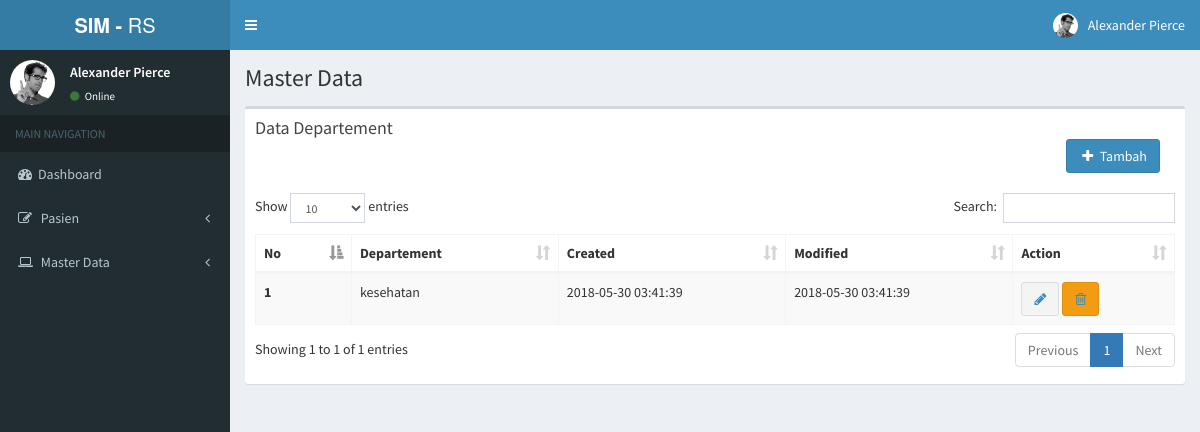
Screenshot of /sim-rs/backend/c_masterdata/data_Departement with the database file from the repository.
### tables this page shows
CREATE TABLE `tb_departement` (
  `id_departement` int(11) NOT NULL,
  `departement` varchar(100) NOT NULL,
  `created` datetime NOT NULL,
  `modified` datetime NOT NULL
);

### sim-rs/application/controllers/backend/c_masterdata.php (called while the page is built, shortened)
<?php
class C_masterdata extends CI_Controller {
	function __construct(){
		$this->load->model('m_masterdata');
		$this->load->helper('url');
	}
	public function data_departement()
	{
		$this->load->view('backend/header');
		$data['tb_departement']=$this->m_masterdata->tampil_data('tb_departement');
		$this->load->view('backend/v_datadepartement',$data);
		$this->load->view('backend/footer');
	}
}

### sim-rs/index.php (called while the page is built, shortened)
<?php
require_once BASEPATH.'core/CodeIgniter.php';

### sim-rs/application/models/m_masterdata.php (called while the page is built, shortened)
<?php
	class M_masterdata extends CI_Model{
		function tampil_data($table){
			return $this->db->get($table)->result();
		}
	}
?>

### sim-rs/application/views/backend/v_datadepartement.php (the view, shortened to what this page needs)
<div class="content-wrapper">
  <section class="content-header">
    <h1>
      Master Data
    </h1>
  </section>
  <section class="content">
    <div class="row">
      <div class="col-xs-12">
        <div class="box">
          <div class="box-header">
            <h3 class="box-title">Data Departement</h3>
              <div class="" align="right">
                <div class="col-sm-12">
                  <a type="button" class="btn btn-primary" href="<?php echo base_url()."backend/c_masterdata/tambah_departement"?>"><i class="fa fa-fw fa-plus"></i> Tambah</a>
                </div>
              </div>
          </div>
          <div class="box-body">
            <table id="example1" class="table table-bordered table-striped">
              <thead>
              <tr>
                <th>No</th>
                <th>Departement</th>
                <th>Created</th>
                <th>Modified</th>
                <th>Action</th>
              </tr>
              </thead>
              <tbody>
              <?php $no = 1; ?>
              <?php
              foreach ($tb_departement as $l){
              ?>
              <tr>
                <th><?php echo $no++?></th>
                <td><?php echo $l->departement?></td>
                <td><?php echo $l->created?></td>
                <td><?php echo $l->modified?></td>
                <td>
                  <button type="button" class="btn btn-default"><a href="<?php echo base_url()."backend/c_masterdata/edit_departement/".$l->id_departement ?>"><i class="fa fa-pencil"></i></a></button>
                  <button type="button" class="btn btn-warning"><a href="<?php echo base_url()."backend/c_masterdata/hapus_departement/".$l->id_departement ?>"><i class="fa fa-trash-o"></i></a></button>
                </td>
              </tr>
              <?php } ?>
              </tbody>
            </table>
          </div>
        </div>
      </div>
    </div>
  </section>
</div>

### rows the page displays
tb_departement: departement "kesehatan", created "2018-05-30 03:41:39", modified "2018-05-30 03:41:39"
